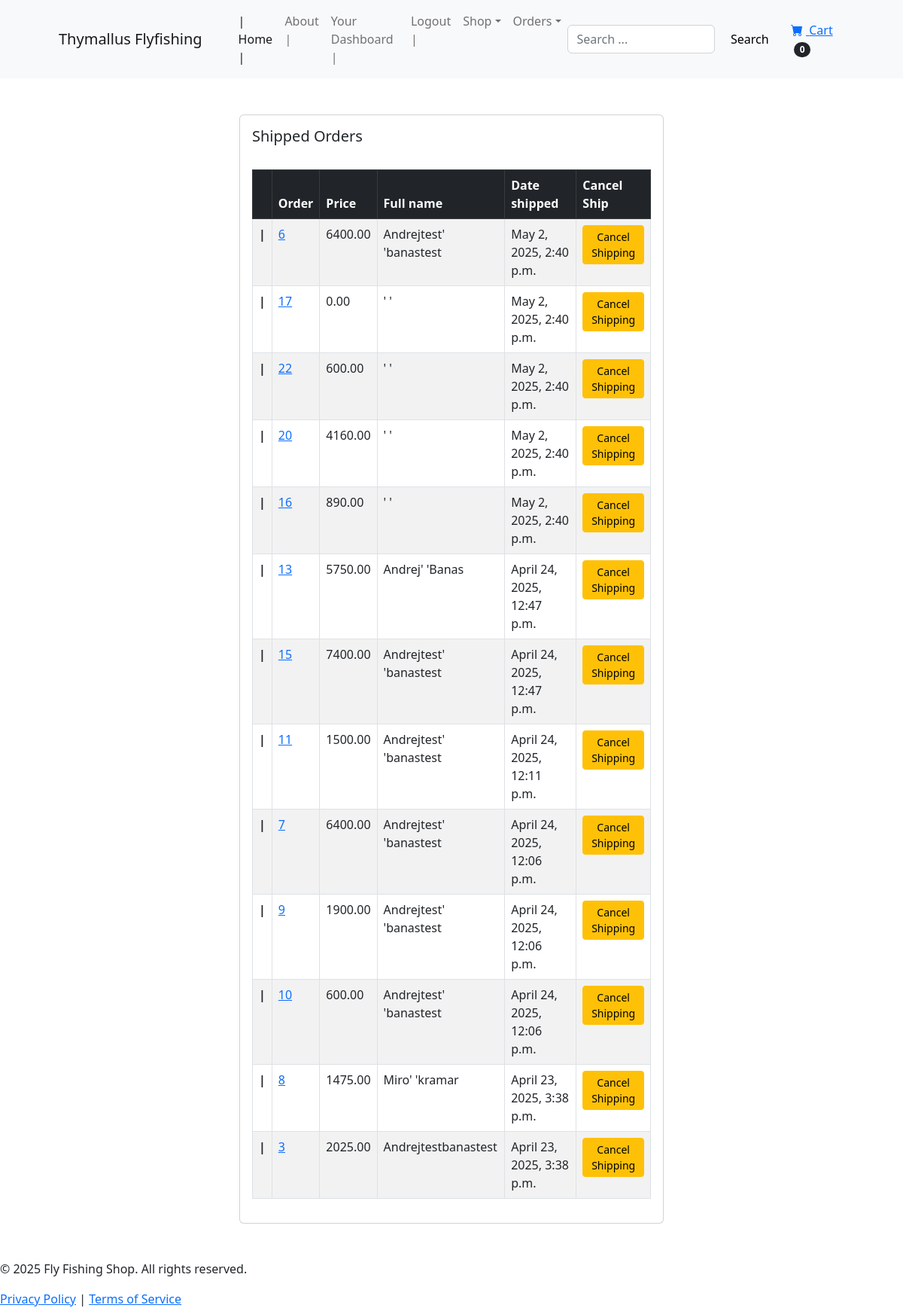
/status-shipped (signed in), run on the app's committed database.
### order/models.py (models this page shows, shortened)
class Order(models.Model):
    member = models.ManyToManyField(Member, related_name='orders', blank=True)
    full_name = models.CharField(max_length=255)
    email = models.EmailField(max_length=255)
    shipping_label = models.TextField(max_length=1500)
    amount_paid = MoneyField(max_digits=14, decimal_places=2, default_currency='EUR', default = 0)
    created_at = models.DateTimeField(auto_now_add=True) #this is setting now without using datetime module
    status = models.BooleanField(default=False)
    date_shipped = models.DateTimeField(null=True, blank=True)
    class Meta:
        ordering = ['-created_at']

### order/views.py (the view, shortened to what this page needs)
# urls.py: path('status-shipped', views.status_shipped, name="status-shipped"),
def status_shipped(request):
    if request.user.is_authenticated and request.user.is_superuser:
        orders = Order.objects.filter(status=True).order_by('-date_shipped')
        context = {"orders": orders}
        return render(request, 'order/status_shipped.html', context)
    else:
        messages.success(request, "You do not have permissions")
        return redirect("index")

### cart/cart.py (called while the page is built)
    def __len__(self):
        return len(self.cart)

### cart/context_processors.py (called while the page is built)
def cart(request):
    return {'cart': Cart(request)}

### order/Templates/Order/status_shipped.html (shortened to what this page needs)
{% extends 'user_auth/base.html' %}
{% block content %}
<section class="py-4">
    <div class="container-fluid px-4 py-4">
        <div class="row gx-4 gx-lg-5">
            <div class="col-md-8 mx-auto">
                <div class="row">
                    <div class="col-12 d-flex justify-content-center">
                        <div class="card w-75">
                            <div class="card-body">
                              <h5 class="card-title">Shipped Orders</h5>
                                <table class="table table-striped table-hover table-bordered">
  <thead class="table-dark">
    <tr>
      <th scope="col"></th>
      <th scope="col">Order</th>
      <th scope="col">Price</th>
      <th scope="col">Full name</th>
      <th scope="col">Date shipped</th>
        <th scope="col">Cancel Ship</th>
    </tr>
  </thead>
  <tbody>
  {% for item in orders %}
    <tr>
      <th scope="row">|</th>
      <td><a href="{% url 'orders' item.id %}">{{ item.id }}</a></td>
      <td>{{ item.amount_paid}}</td>
      <td>{{ item.full_name }}</td>
      <td>{{ item.date_shipped }}</td>
        <td>
            <form method="POST">
                <button type="Submit" class="btn btn-warning btn-sm">Cancel Shipping</button>
            </form>
        </td>
    </tr>
 {% endfor %}
  </tbody>
</table>
                        </div>
                    </div>
                </div>
        </div>
    </div>
  </section>
{% endblock %}

### data on the page
Order: id "6", amount_paid "6400.00", full_name "Andrejtest' 'banastest", date_shipped "May 2, 2025, 2:40 p.m."
Order: id "17", amount_paid "0.00", full_name "' '", date_shipped "May 2, 2025, 2:40 p.m."
Order: id "22", amount_paid "600.00", full_name "' '", date_shipped "May 2, 2025, 2:40 p.m."
Order: id "20", amount_paid "4160.00", full_name "' '", date_shipped "May 2, 2025, 2:40 p.m."
Order: id "16", amount_paid "890.00", full_name "' '", date_shipped "May 2, 2025, 2:40 p.m."
Order: id "13", amount_paid "5750.00", full_name "Andrej' 'Banas", date_shipped "April 24, 2025, 12:47 p.m."
Order: id "15", amount_paid "7400.00", full_name "Andrejtest' 'banastest", date_shipped "April 24, 2025, 12:47 p.m."
Order: id "11", amount_paid "1500.00", full_name "Andrejtest' 'banastest", date_shipped "April 24, 2025, 12:11 p.m."
Order: id "7", amount_paid "6400.00", full_name "Andrejtest' 'banastest", date_shipped "April 24, 2025, 12:06 p.m."
Order: id "9", amount_paid "1900.00", full_name "Andrejtest' 'banastest", date_shipped "April 24, 2025, 12:06 p.m."
Order: id "10", amount_paid "600.00", full_name "Andrejtest' 'banastest", date_shipped "April 24, 2025, 12:06 p.m."
Order: id "8", amount_paid "1475.00", full_name "Miro' 'kramar", date_shipped "April 23, 2025, 3:38 p.m."
Order: id "3", amount_paid "2025.00", full_name "Andrejtestbanastest", date_shipped "April 23, 2025, 3:38 p.m."

### other printed values
{{ cart|length }} "0"
